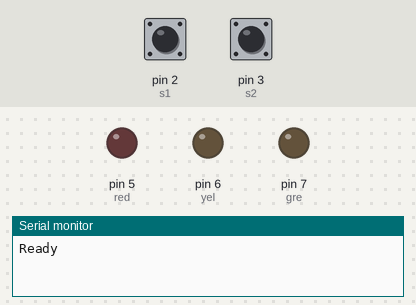
Simulated run of this sketch. Board: Arduino Uno, built with avr-gcc and run on an emulated ATmega328P. On the bench: output pins drawn as LEDs (lit = HIGH), the last lines printed to the serial monitor. Dashed ring = blinking. Inputs (shaded band) come from the test bench; at power-on: pin 2 (s1) HIGH, pin 3 (s2) HIGH.

Above: at 1.2 s.
1.3 s: pin 2 (s1) pulled LOW for 3.2 s
At 4.6 s:
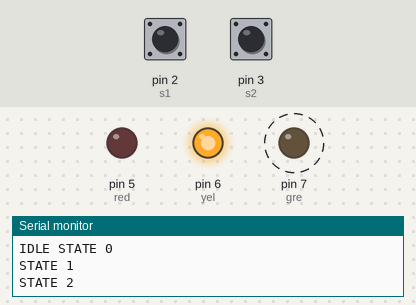
6.0 s: pin 2 (s1) pulled LOW for 0.15 s
At 7.2 s:
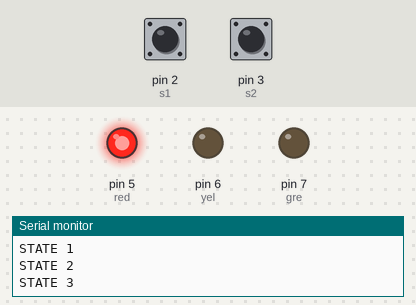
7.6 s: pin 2 (s1) pulled LOW for 1 s
At 9.0 s:
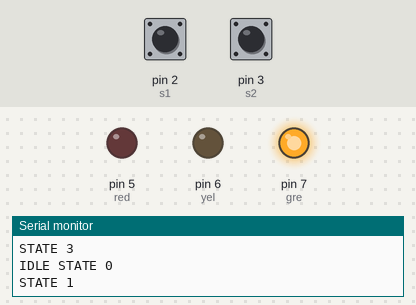
Timing chart, 0 to 10.6 s (numbered marks = the images above; inputs shaded):
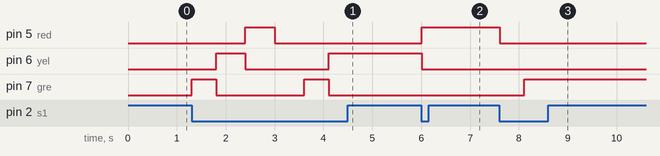

The sketch:

State_machine_w_interrupt_and_debounce.ino
```cpp
/***********************************************/
/* Interrupt controlled State machine code     */
/* This State machine is for use with buttons  */
/* that might have bounce jitter to be removed */
/***********************************************/

//#define DEBUG  //<-----   uncomment if you want more status writing on your serial connection

const int red = 5;
const int yel = 6;
const int gre = 7;
const int s1 = 2;               // sensor 1 (INT0)
const int s2 = 3;               // sensor 2 (INT1)
const int noOfStates = 3;       // Number of states in this statesmachine
const unsigned long debounceTime = 500;  // Debounce in millis.

int state = 0;                  // The new state of the state machine
int old_state = 0;              // Stores old state, hence not writing to ports too often.
volatile int intCalled = 0;     // Keep track on which interrupt was called. volatile declared because the state variable is changed in a interrupt function.
unsigned long deltaTime = 0;    // Make sure do debounce the interrupt on s1 pin
unsigned long currentTime = 0;  // Make sure do debounce the interrupt on s2 pin

/*****************************/
/* MAIN SETUP                */
/*****************************/
void setup()
{
	//-----------------------------------------------------
	// Not needed int standalone Arduino embedded system.
	Serial.begin(9600);
	Serial.println("Ready");
	//-----------------------------------------------------
	pinMode(red, OUTPUT);
	pinMode(yel, OUTPUT);
	pinMode(gre, OUTPUT);
	digitalWrite(red,LOW);
	digitalWrite(yel,LOW);
	digitalWrite(gre,LOW);
	pinMode(s1, INPUT_PULLUP);
	pinMode(s2, INPUT_PULLUP);
	attachInterrupt(digitalPinToInterrupt(s1),isr1,LOW); // Trigger isr1 when pin connection s1 is LOW
	attachInterrupt(digitalPinToInterrupt(s2),isr2,LOW); // Trigger isr2 when pin connection s2 is LOW
}

/******************************/
/* interrupt service routines */
/******************************/
void isr1()
{
	// Do not allow any other interrupts until debounce time is clear.
	detachInterrupt(digitalPinToInterrupt(s1));
	detachInterrupt(digitalPinToInterrupt(s2));
	// Only allow intCalled to change if interrupt debounce time is not in active periode.
	if (intCalled == 0)
	{
		intCalled = 1;
	}
}

void isr2()
{
	// Do not allow any other interrupts until debounce time is clear.
	detachInterrupt(digitalPinToInterrupt(s2));
	detachInterrupt(digitalPinToInterrupt(s1));
	// Only allow intCalled to change if interrupt debounce time is not in active periode.
	if (intCalled == 0)
	{
		intCalled = 2;
	}
}

/*****************************/
/* MAIN LOOP                 */
/*****************************/
void loop()
{
	// Only allow state to change if interrupt reoccurence are above debouncetime
	if (((millis() - deltaTime) > debounceTime)&&(intCalled == -1))
	{
		intCalled = 0;
		attachInterrupt(digitalPinToInterrupt(s1),isr1,LOW);
		attachInterrupt(digitalPinToInterrupt(s2),isr2,LOW);

		delay(1);
	}

	CheckInt1();
	CheckInt2();

	if (state != old_state)
	{
	switch(state){
	case 1:
	  digitalWrite(red,LOW);
	  digitalWrite(yel,LOW);
	  digitalWrite(gre,HIGH);
	  //-----------------------------------------------------
	  // Not needed int standalone Arduino embedded system.
	  Serial.println("STATE 1");
	  //-----------------------------------------------------
	  break;
	case 2:
	  digitalWrite(red,LOW);
	  digitalWrite(yel,HIGH);
	  digitalWrite(gre,LOW);
	  //-----------------------------------------------------
	  // Not needed int standalone Arduino embedded system.
	  Serial.println("STATE 2");
	  //-----------------------------------------------------
	  break;
	case 3:
	  digitalWrite(red,HIGH);
	  digitalWrite(yel,LOW);
	  digitalWrite(gre,LOW);
	  //-----------------------------------------------------
	  // Not needed int standalone Arduino embedded system.
	  Serial.println("STATE 3");
	  //-----------------------------------------------------
	  break;
	default:
	  digitalWrite(red,LOW);
	  digitalWrite(yel,LOW);
	  digitalWrite(gre,LOW);
	  //-----------------------------------------------------
	  // Not needed int standalone Arduino embedded system.
	  Serial.println("IDLE STATE 0");
	  //-----------------------------------------------------
	  break;
	}
	old_state = state;
	}
	delay(100);
}


/******************************/
/* interrupt check routines */
/******************************/
void CheckInt1()
{
	#ifdef DEBUG
	  Serial.print("CheckInt1, State :");
	  Serial.print(intCalled);
	  Serial.print(", ");
	  Serial.println(state);
	#endif
	// Only if interrupt 0 (s1) did trigger
	if (intCalled==1)
	{
	  if (state < noOfStates) // Only increment if state is not last state=3;
		state = state + 1;
	  else
		state = 0;

	  deltaTime = millis();  // Reset debounce timer
	  intCalled = -1;

	}
}

void CheckInt2()
{
	#ifdef DEBUG
	  Serial.print("CheckInt2, State :");
	  Serial.print(intCalled);
	  Serial.print(", ");
	  Serial.println(state);
	#endif
	// Only if interrupt 1 (s2) did trigger
	if (intCalled==2)
	{
	  if (state > 0)          // Only decrement if state is not last state=0;
		state = state - 1;
	  else
		state = noOfStates;

	  deltaTime = millis();  // Reset debounce timer
	  intCalled = -1;
	}
}
```

Measured:
- after the input at 1.3 s, pin 5 (red): LOW → HIGH after 1.1 s, → LOW 0.60 s later; pin 6 (yel): LOW → HIGH after 0.50 s, → LOW 0.60 s later, → HIGH 1.7 s later; pin 7 (gre): alternates HIGH for 0.50 s and LOW for 1.8 s, starting at once
- after the input at 6.0 s, pin 5 (red): LOW → HIGH at once; pin 6 (yel): HIGH → LOW at once
- after the input at 7.6 s, pin 5 (red): HIGH → LOW at once; pin 7 (gre): LOW → HIGH after 0.51 s
